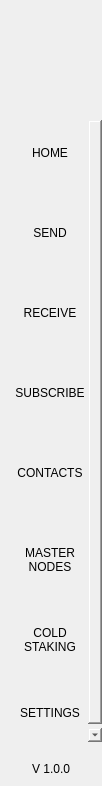
<?xml version="1.0" encoding="UTF-8"?>
<ui version="4.0">
 <class>NavMenuWidget</class>
 <widget class="QWidget" name="NavMenuWidget">
  <property name="geometry">
   <rect>
    <x>0</x>
    <y>0</y>
    <width>102</width>
    <height>786</height>
   </rect>
  </property>
  <property name="windowTitle">
   <string>Form</string>
  </property>
  <property name="styleSheet">
   <string notr="true">padding:0px;
border:none;
margin:0px;</string>
  </property>
  <layout class="QVBoxLayout" name="verticalLayout">
   <property name="spacing">
    <number>0</number>
   </property>
   <property name="leftMargin">
    <number>0</number>
   </property>
   <property name="topMargin">
    <number>0</number>
   </property>
   <property name="rightMargin">
    <number>0</number>
   </property>
   <property name="bottomMargin">
    <number>0</number>
   </property>
   <item>
    <widget class="QWidget" name="navContainer_2" native="true">
     <layout class="QVBoxLayout" name="navContainer" stretch="0,0,0,0">
      <property name="spacing">
       <number>0</number>
      </property>
      <property name="leftMargin">
       <number>0</number>
      </property>
      <property name="topMargin">
       <number>0</number>
      </property>
      <property name="rightMargin">
       <number>0</number>
      </property>
      <property name="bottomMargin">
       <number>10</number>
      </property>
      <item>
       <widget class="QPushButton" name="imgLogo">
        <property name="minimumSize">
         <size>
          <width>0</width>
          <height>120</height>
         </size>
        </property>
        <property name="focusPolicy">
         <enum>Qt::NoFocus</enum>
        </property>
        <property name="text">
         <string/>
        </property>
        <property name="iconSize">
         <size>
          <width>64</width>
          <height>64</height>
         </size>
        </property>
       </widget>
      </item>
      <item>
       <widget class="QScrollArea" name="scrollAreaNav">
        <property name="sizePolicy">
         <sizepolicy hsizetype="Expanding" vsizetype="Expanding">
          <horstretch>0</horstretch>
          <verstretch>0</verstretch>
         </sizepolicy>
        </property>
        <property name="minimumSize">
         <size>
          <width>0</width>
          <height>0</height>
         </size>
        </property>
        <property name="styleSheet">
         <string notr="true">QScrollBar {
height:0px;
 width:0px;
}

#scrollAreaNav{
background-color:transparent;
}</string>
        </property>
        <property name="horizontalScrollBarPolicy">
         <enum>Qt::ScrollBarAlwaysOff</enum>
        </property>
        <property name="sizeAdjustPolicy">
         <enum>QAbstractScrollArea::AdjustToContents</enum>
        </property>
        <property name="widgetResizable">
         <bool>true</bool>
        </property>
        <property name="alignment">
         <set>Qt::AlignLeading|Qt::AlignLeft|Qt::AlignTop</set>
        </property>
        <widget class="QWidget" name="scrollAreaNavVert">
         <property name="geometry">
          <rect>
           <x>0</x>
           <y>0</y>
           <width>100</width>
           <height>640</height>
          </rect>
         </property>
         <property name="sizePolicy">
          <sizepolicy hsizetype="Preferred" vsizetype="Expanding">
           <horstretch>0</horstretch>
           <verstretch>0</verstretch>
          </sizepolicy>
         </property>
         <property name="minimumSize">
          <size>
           <width>0</width>
           <height>0</height>
          </size>
         </property>
         <property name="autoFillBackground">
          <bool>false</bool>
         </property>
         <property name="styleSheet">
          <string notr="true">#scrollAreaNavVert{
background-color:transparent;
}</string>
         </property>
         <layout class="QVBoxLayout" name="verticalLayout_3">
          <property name="spacing">
           <number>0</number>
          </property>
          <property name="sizeConstraint">
           <enum>QLayout::SetDefaultConstraint</enum>
          </property>
          <property name="leftMargin">
           <number>0</number>
          </property>
          <property name="topMargin">
           <number>0</number>
          </property>
          <property name="rightMargin">
           <number>0</number>
          </property>
          <property name="bottomMargin">
           <number>0</number>
          </property>
          <item>
           <widget class="QToolButton" name="btnDashboard">
            <property name="minimumSize">
             <size>
              <width>100</width>
              <height>80</height>
             </size>
            </property>
            <property name="text">
             <string>HOME
</string>
            </property>
            <property name="iconSize">
             <size>
              <width>32</width>
              <height>32</height>
             </size>
            </property>
            <property name="checkable">
             <bool>true</bool>
            </property>
            <property name="checked">
             <bool>true</bool>
            </property>
            <property name="autoExclusive">
             <bool>true</bool>
            </property>
           </widget>
          </item>
          <item>
           <widget class="QToolButton" name="btnSend">
            <property name="minimumSize">
             <size>
              <width>100</width>
              <height>80</height>
             </size>
            </property>
            <property name="text">
             <string>SEND
</string>
            </property>
            <property name="iconSize">
             <size>
              <width>32</width>
              <height>32</height>
             </size>
            </property>
            <property name="checkable">
             <bool>true</bool>
            </property>
            <property name="autoExclusive">
             <bool>true</bool>
            </property>
           </widget>
          </item>
          <item>
           <widget class="QToolButton" name="btnReceive">
            <property name="minimumSize">
             <size>
              <width>100</width>
              <height>80</height>
             </size>
            </property>
            <property name="text">
             <string>RECEIVE
</string>
            </property>
            <property name="checkable">
             <bool>true</bool>
            </property>
            <property name="autoExclusive">
             <bool>true</bool>
            </property>
           </widget>
          </item>
          <item>
           <widget class="QToolButton" name="btnSubscription">
            <property name="minimumSize">
             <size>
              <width>100</width>
              <height>80</height>
             </size>
            </property>
            <property name="text">
             <string>SUBSCRIBE
</string>
            </property>
            <property name="iconSize">
             <size>
              <width>32</width>
              <height>32</height>
             </size>
            </property>
            <property name="checkable">
             <bool>true</bool>
            </property>
            <property name="autoExclusive">
             <bool>true</bool>
            </property>
           </widget>
          </item>
          <item>
           <widget class="QToolButton" name="btnAddress">
            <property name="minimumSize">
             <size>
              <width>100</width>
              <height>80</height>
             </size>
            </property>
            <property name="text">
             <string>CONTACTS
</string>
            </property>
            <property name="iconSize">
             <size>
              <width>32</width>
              <height>32</height>
             </size>
            </property>
            <property name="checkable">
             <bool>true</bool>
            </property>
            <property name="autoExclusive">
             <bool>true</bool>
            </property>
           </widget>
          </item>
          <item>
           <widget class="QToolButton" name="btnMaster">
            <property name="minimumSize">
             <size>
              <width>100</width>
              <height>80</height>
             </size>
            </property>
            <property name="text">
             <string>MASTER
NODES</string>
            </property>
            <property name="iconSize">
             <size>
              <width>32</width>
              <height>32</height>
             </size>
            </property>
            <property name="checkable">
             <bool>true</bool>
            </property>
            <property name="autoExclusive">
             <bool>true</bool>
            </property>
           </widget>
          </item>
          <item>
           <widget class="QToolButton" name="btnColdStaking">
            <property name="minimumSize">
             <size>
              <width>100</width>
              <height>80</height>
             </size>
            </property>
            <property name="text">
             <string>COLD
STAKING</string>
            </property>
            <property name="iconSize">
             <size>
              <width>32</width>
              <height>32</height>
             </size>
            </property>
            <property name="checkable">
             <bool>true</bool>
            </property>
            <property name="autoExclusive">
             <bool>true</bool>
            </property>
           </widget>
          </item>
          <item>
           <widget class="QToolButton" name="btnSettings">
            <property name="minimumSize">
             <size>
              <width>100</width>
              <height>80</height>
             </size>
            </property>
            <property name="text">
             <string>SETTINGS
              </string>
            </property>
            <property name="iconSize">
             <size>
              <width>32</width>
              <height>32</height>
             </size>
            </property>
            <property name="checkable">
             <bool>true</bool>
            </property>
            <property name="autoExclusive">
             <bool>true</bool>
            </property>
           </widget>
          </item>
         </layout>
        </widget>
       </widget>
      </item>
      <item>
       <spacer name="verticalSpacer">
        <property name="orientation">
         <enum>Qt::Vertical</enum>
        </property>
        <property name="sizeType">
         <enum>QSizePolicy::Minimum</enum>
        </property>
        <property name="sizeHint" stdset="0">
         <size>
          <width>20</width>
          <height>20</height>
         </size>
        </property>
       </spacer>
      </item>
      <item alignment="Qt::AlignHCenter">
       <widget class="QLabel" name="labelVersion">
        <property name="maximumSize">
         <size>
          <width>16777215</width>
          <height>60</height>
         </size>
        </property>
        <property name="text">
         <string>V 1.0.0</string>
        </property>
        <property name="alignment">
         <set>Qt::AlignBottom|Qt::AlignHCenter</set>
        </property>
       </widget>
      </item>
     </layout>
    </widget>
   </item>
  </layout>
 </widget>
 <resources/>
 <connections/>
</ui>
